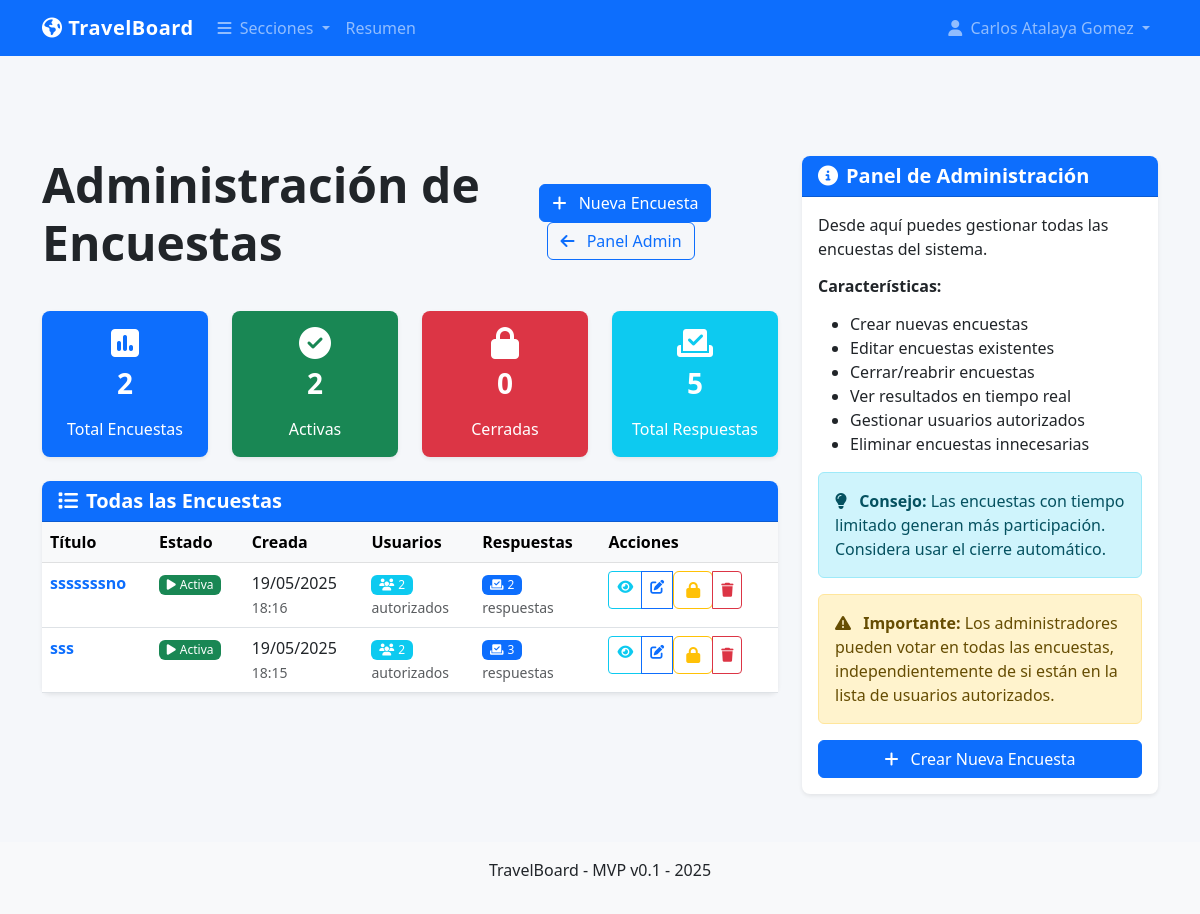
The app's page /admin/encuestas (signed in), older data.
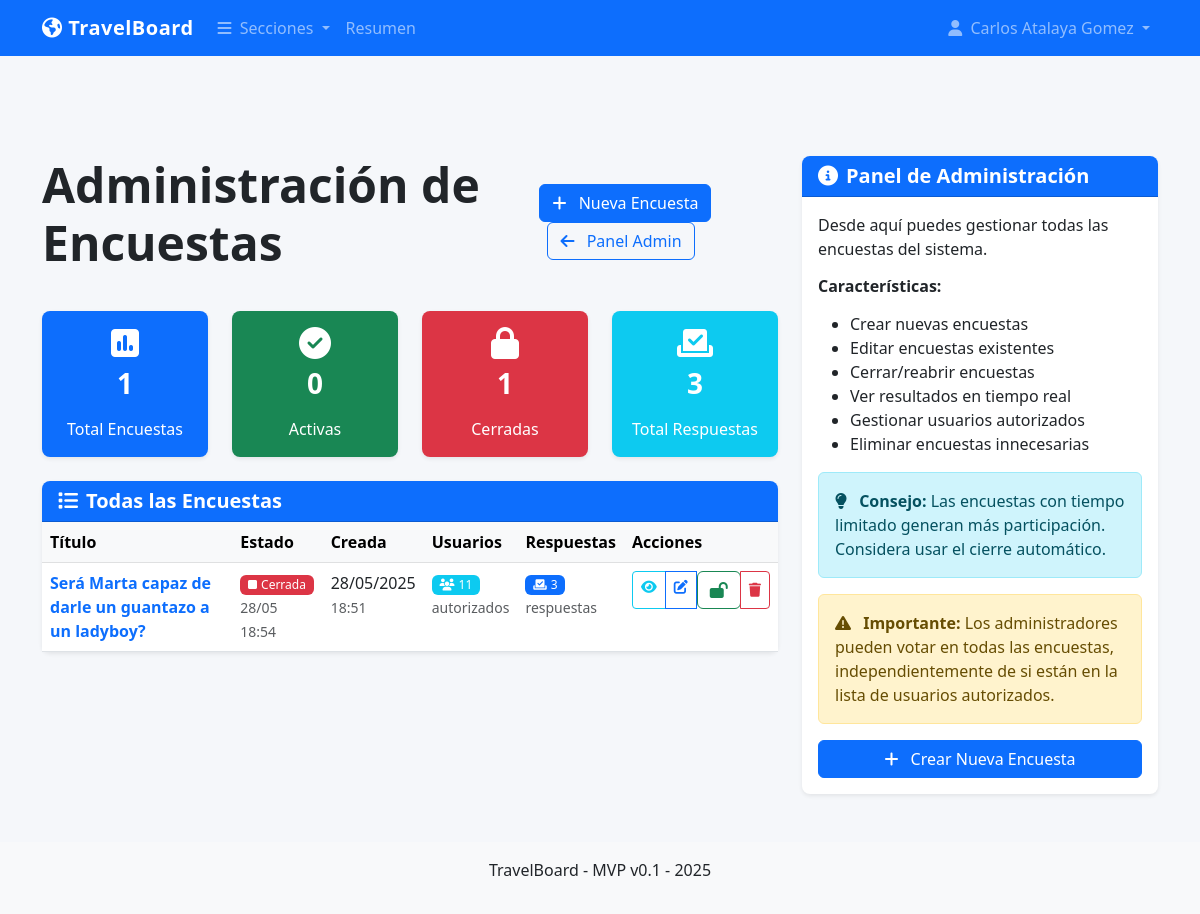
The same page, newer data.
### models.py (models this page shows)
class Survey(db.Model):
    id = db.Column(db.Integer, primary_key=True)
    title = db.Column(db.String(200), nullable=False)
    description = db.Column(db.Text, nullable=True)
    created_at = db.Column(db.DateTime, default=datetime.now)
    closed_at = db.Column(db.DateTime, nullable=True)
    created_by = db.Column(db.Integer, db.ForeignKey('user.id'), nullable=False)
    is_active = db.Column(db.Boolean, default=True)
    auto_close_after = db.Column(db.Integer, nullable=True)  # Time in hours before auto-close
    creator = db.relationship('User', backref=db.backref('created_surveys', lazy=True))
    options = db.relationship('SurveyOption', backref='survey', lazy=True, cascade="all, delete-orphan")
    responses = db.relationship('SurveyResponse', lazy=True, cascade="all, delete-orphan")
    authorized_users = db.relationship('User', secondary='survey_permissions')

### survey.py (the view)
@survey.route('/admin/encuestas')
@login_required
@admin_required
def admin_surveys():
    surveys = Survey.query.order_by(Survey.created_at.desc()).all()
    for survey in surveys:
        survey.response_count = SurveyResponse.query.filter_by(survey_id=survey.id).count()
    return render_template('survey/admin.html', surveys=surveys, timedelta=timedelta)

### app.py (called while the page is built)
@app.context_processor
def utility_processor():
    return {
        'timedelta': timedelta
    }

@app.template_filter('now')
def get_now():
    return datetime.now()

@login_manager.user_loader
def load_user(user_id):
    return User.query.get(int(user_id))

@app.before_request
def check_initial_setup():
    public_endpoints = ['static', 'setup', 'auth.login', 'auth.logout']
    if request.endpoint in public_endpoints:
        return None
    user_count = User.query.count()
    if user_count == 0 and request.endpoint != 'setup':
        return redirect(url_for('setup'))
    if not current_user.is_authenticated and request.endpoint not in public_endpoints:
        return redirect(url_for('auth.login'))

### auth.py (called while the page is built)
def admin_required(f):
    @wraps(f)
    def decorated_function(*args, **kwargs):
        if not current_user.is_authenticated or not current_user.is_admin:
            flash('Se requieren permisos de administrador para acceder a esta página', 'danger')
            return redirect(url_for('auth.login'))
        return f(*args, **kwargs)
    return decorated_function

### templates/survey/admin.html (shortened to what the changed rows need)
{% extends "base.html" %}
{% block content %}
<div class="d-flex justify-content-between align-items-center mb-4">
    <h1 class="display-5">Administración de Encuestas</h1>
</div>
<div class="row mb-4">
    <div class="col-md-3">
        <div class="card bg-primary text-white">
            <div class="card-body text-center">
                <i class="fas fa-poll fa-2x mb-2"></i>
                <h3>{{ surveys|length }}</h3>
                <p class="mb-0">Total Encuestas</p>
            </div>
        </div>
    </div>
    <div class="col-md-3">
        <div class="card bg-success text-white">
            <div class="card-body text-center">
                <i class="fas fa-check-circle fa-2x mb-2"></i>
                <h3>{{ surveys|selectattr('is_active')|list|length }}</h3>
                <p class="mb-0">Activas</p>
            </div>
        </div>
    </div>
    <div class="col-md-3">
        <div class="card bg-danger text-white">
            <div class="card-body text-center">
                <i class="fas fa-lock fa-2x mb-2"></i>
                <h3>{{ surveys|rejectattr('is_active')|list|length }}</h3>
                <p class="mb-0">Cerradas</p>
            </div>
        </div>
    </div>
    <div class="col-md-3">
        <div class="card bg-info text-white">
            <div class="card-body text-center">
                <i class="fas fa-vote-yea fa-2x mb-2"></i>
                <h3>{{ surveys|sum(attribute='response_count') }}</h3>
                <p class="mb-0">Total Respuestas</p>
            </div>
        </div>
    </div>
</div>
<div class="card">
    <div class="card-body p-0">
        {% if surveys %}
            <div class="table-responsive">
                <table class="table table-hover mb-0">
                    <thead class="table-light">
                        <tr>
                            <th>Título</th>
                            <th>Estado</th>
                            <th>Creada</th>
                            <th>Usuarios</th>
                            <th>Respuestas</th>
                            <th>Acciones</th>
                        </tr>
                    </thead>
                    <tbody>
                        {% for survey in surveys %}
                            <tr>
                                <td>
                                    <a href="{{ url_for('survey.view_survey', survey_id=survey.id) }}" class="text-decoration-none">
                                        <strong>{{ survey.title }}</strong>
                                    </a>
                                </td>
                                <td>
                                    {% if survey.is_active %}
                                        <span class="badge bg-success">
                                            <i class="fas fa-play me-1"></i>Activa
                                        </span>
                                    {% else %}
                                        <span class="badge bg-danger">
                                            <i class="fas fa-stop me-1"></i>Cerrada
                                        </span>
                                        {% if survey.closed_at %}
                                            <br>
                                            <small class="text-muted">{{ survey.closed_at.strftime('%d/%m %H:%M') }}</small>
                                        {% endif %}
                                    {% endif %}
                                </td>
                                <td>
                                    {{ survey.created_at.strftime('%d/%m/%Y') }}
                                    <br>
                                    <small class="text-muted">{{ survey.created_at.strftime('%H:%M') }}</small>
                                </td>
                                <td>
                                    <span class="badge bg-info">
                                        <i class="fas fa-users me-1"></i>{{ survey.authorized_users|length }}
                                    </span>
                                    <br>
                                    <small class="text-muted">autorizados</small>
                                </td>
                                <td>
                                    <span class="badge bg-primary">
                                        <i class="fas fa-vote-yea me-1"></i>{{ survey.response_count }}
                                    </span>
                                    <br>
                                    <small class="text-muted">respuestas</small>
                                </td>
                                <td>
                                    <div class="btn-group btn-group-sm">
                                        <a href="{{ url_for('survey.view_survey', survey_id=survey.id) }}"
                                           class="btn btn-outline-info" title="Ver">
                                            <i class="fas fa-eye"></i>
                                        </a>
                                        <a href="{{ url_for('survey.edit_survey', survey_id=survey.id) }}"
                                           class="btn btn-outline-primary" title="Editar">
                                            <i class="fas fa-edit"></i>
                                        </a>
                                        {% if survey.is_active %}
                                            <form method="POST" action="{{ url_for('survey.toggle_survey', survey_id=survey.id) }}" class="d-inline">
                                                <button type="submit" class="btn btn-outline-warning"
                                                        title="Cerrar"
                                                        onclick="return confirm('¿Cerrar encuesta? Los usuarios no podrán responder más.')">
                                                    <i class="fas fa-lock"></i>
                                                </button>
                                            </form>
                                        {% else %}
                                            <form method="POST" action="{{ url_for('survey.toggle_survey', survey_id=survey.id) }}" class="d-inline">
                                                <button type="submit" class="btn btn-outline-success"
                                                        title="Reabrir"
                                                        onclick="return confirm('¿Reabrir encuesta? Los usuarios podrán responder de nuevo.')">
                                                    <i class="fas fa-lock-open"></i>
                                                </button>
                                            </form>
                                        {% endif %}
                                        <button type="button" class="btn btn-outline-danger"
                                                title="Eliminar"
                                                onclick="confirmDelete({{ survey.id }}, '{{ survey.title }}')">
                                            <i class="fas fa-trash"></i>
                                        </button>
                                    </div>
                                </td>
                            </tr>
                        {% endfor %}
                    </tbody>
                </table>
            </div>
        {% endif %}
    </div>
</div>
{% endblock %}

Row changes from the older to the newer data that the page shows:
removed Survey: title "sssssssno", is_active True (drawn), created_at "19/05/2025", created_at "18:16", authorized_users|length "2", response_count "2"
removed Survey: title "sss", is_active True (drawn), created_at "19/05/2025", created_at "18:15", authorized_users|length "2", response_count "3"
added Survey: title "Será Marta capaz de darle un guantazo a un ladyboy?", closed_at "28/05 18:54", created_at "28/05/2025", created_at "18:51", authorized_users|length "11", response_count "3"
Text that changed along with them:
{{ surveys|length }}: "2" → "1"
{{ surveys|selectattr('is_active')|list|length }}: "2" → "0"
{{ surveys|rejectattr('is_active')|list|length }}: "0" → "1"
{{ surveys|sum(attribute='response_count') }}: "5" → "3"
